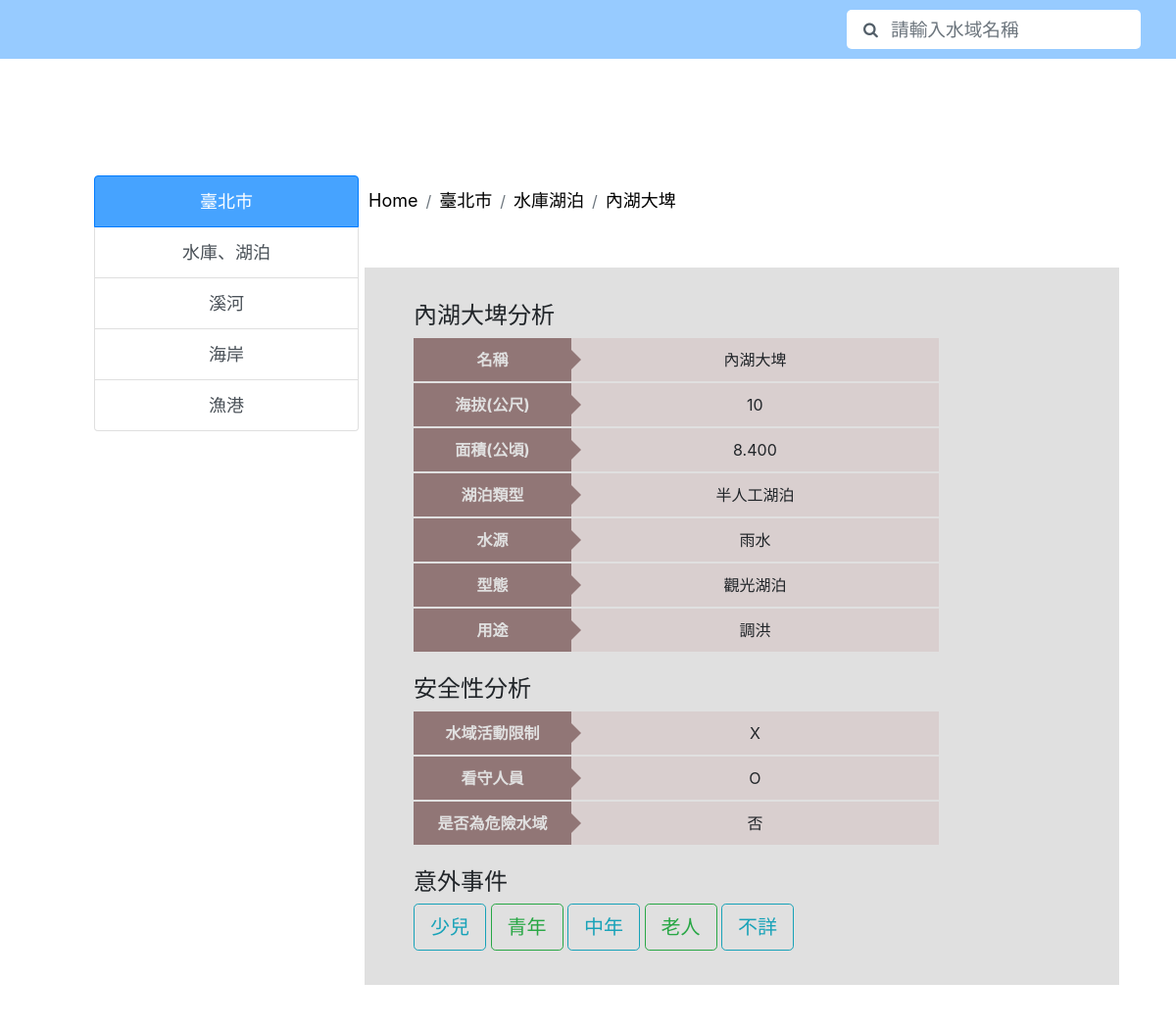
Page /waterweb1.0/location.php?area=臺北市&type=水庫湖泊&location=內湖大埤 on the committed database.
### waterweb1.0/pdo.php (called while the page is built, shortened)
<?php
	class mypdo extends PDO{
		function bindQuery($sql, array $bind = []){
			$this->_stmt = $this->prepare($sql);
			$this->_stmt->execute();
			return $this->_stmt->fetchAll(PDO::FETCH_ASSOC);
		}
	}
?>

### waterweb1.0/location.php (the view, shortened to what this page needs)
<?php
    require("pdo.php");
    $pdo = new mypdo();
    $watertype=$_GET["type"];
    if($watertype=="水庫湖泊"){
        $watertype="水庫及湖";
    }
    $area=$_GET["area"];
    $location=$_GET["location"];
    $sql = "SELECT * FROM ((`".$watertype."分析` LEFT JOIN `水域景點` ON ".$watertype."分析.水域ID = 水域景點.水域ID)
    LEFT JOIN `地理區域` ON 水域景點.區域ID = 地理區域.區域ID) WHERE `名稱`='".$location."' AND 地理區域.縣市名稱='".$area."'";
    $rows = $pdo->bindQuery($sql);
    $infoTable = "<h4>".$location."分析</h4><table>";
    $safeTable = "<h4>安全性分析</h4><table>";
    foreach($rows as $row){
        foreach($row as $key => $value){
            if($key!="水域ID" && $key!="區域ID" && $key!="縣市名稱" && $key!="地區")
            {
                if(!$value){
                    $infoTable .= "<tr>";
                    $infoTable .= "<th>".$key."</th>"."<td>No Data</td>";
                    $infoTable .= "</tr>";
                }
                else{
                    $infoTable .= "<tr>";
                    $infoTable .= "<th>".$key."</th>"."<td>".$value."</td>";
                    $infoTable .= "</tr>";
                }
            }
        }
    }
    $infoTable .= "</table>";
    $ssql = "SELECT 安全性.水域ID,安全性.水域活動限制,安全性.看守人員,安全性.是否為危險水域 FROM (((`".$watertype."分析` LEFT JOIN `水域景點` ON ".$watertype."分析.水域ID = 水域景點.水域ID) LEFT JOIN `地理區域` ON 水域景點.區域ID = 地理區域.區域ID) LEFT JOIN `安全性` ON ".$watertype."分析.水域ID =安全性.水域ID) WHERE ".$watertype."分析.名稱='".$location."' AND 地理區域.縣市名稱='".$area."'";
    $srows = $pdo->bindQuery($ssql);
    foreach($srows as $srow){
        foreach($srow as $key => $value){
            if($key!="水域ID")
            {
                $safeTable .= "<tr>";
                $safeTable .= "<th>".$key."</th>"."<td>".$value."</td>";
                $safeTable .= "</tr>";
            }
        }
    }
    $safeTable .= "</table>";
    if($watertype=="水庫及湖"){
        $watertype="水庫湖泊";
    }
?>
<!DOCTYPE html>
<html>
    <head>
        <link rel="stylesheet" href="https://cdn.jsdelivr.net/npm/bootstrap@4.3.1/dist/css/bootstrap.min.css">
        <link rel="stylesheet" href="location.css">
        <link rel="stylesheet" href="search.css">
        <link href="//maxcdn.bootstrapcdn.com/font-awesome/4.1.0/css/font-awesome.min.css" rel="stylesheet">
        <link href="//maxcdn.bootstrapcdn.com/font-awesome/4.1.0/css/font-awesome.min.css" rel="stylesheet">
        <link rel="stylesheet" href="search.css">
    </head>
    <body>
        <nav class="navbar navbar-light" style="background-color: #97CBFF;height: 60px">
            <form class="form-inline" style="position: absolute;right: 3%;">
               <span class="icon"><i class="fa fa-search"></i></span>
               <input class="form-control mr-sm-2"  type="search" placeholder="請輸入水域名稱" aria-label="Search" name="search-text" id="search-text"/>
            </form>
            <div class="search">
            </div>
        </nav>
        <div class="list-group" style="width:270px ;font-size:large;text-align:center;position:absolute;left:8%;top:17%">
            <li class="list-group-item list-group-item-action active" style="background-color: #46A3FF;"><?php echo $area ?></li>
            <a href="type.php?area=<?=$area?>&type=水庫湖泊" class="list-group-item list-group-item-action">水庫、湖泊</a>
            <a href="type.php?area=<?=$area?>&type=溪河" class="list-group-item list-group-item-action">溪河</a>
            <a href="type.php?area=<?=$area?>&type=海岸" class="list-group-item list-group-item-action">海岸</a>
            <a href="type.php?area=<?=$area?>&type=漁港" class="list-group-item list-group-item-action">漁港</a>
        </div>
        <div style="position:absolute;left:30%;top:17%">
            <nav aria-label="breadcrumb">
                <ol class="breadcrumb" style="background-color:white;">
                    <li class="breadcrumb-item"><a href="Home.php" style="color:black;font-size:large">Home</a></li>
                    <li class="breadcrumb-item"><a href="water.php?area=<?=$area?>" style="color:black;font-size:large"><?php echo $area ?></a></li>
                    <li class="breadcrumb-item"><a href="type.php?area=<?=$area?>&type=<?=$watertype?>" style="color:black;font-size:large"><?php echo $watertype?></a></li>
                    <li class="breadcrumb-item"><a href="location.php?area=<?=$area?>&type=<?=$watertype?>&location=<?=$location?>" style="color:black;font-size:large"><?php echo $location?></a></li>
                </ol>
            </nav>
        </div>
        <div style="background-color:#E0E0E0;width:770px;height:auto;position:absolute;top:26%;left:31%;">
            <div style="margin:35px 50px;">
                <?php
                    echo $infoTable
                ?>
                <br />
                <?php
                    echo $safeTable
                ?>
                <br />
                <div>
                    <h4>意外事件</h4>
                    <a href="accident.php?area=<?=$area?>&type=<?=$watertype?>&location=<?=$location?>&age=少兒"><button type="button" class="btn btn-outline-info btn-lg">少兒</button></a>
                    <a href="accident.php?area=<?=$area?>&type=<?=$watertype?>&location=<?=$location?>&age=青年"><button type="button" class="btn btn-outline-success btn-lg">青年</button></a>
                    <a href="accident.php?area=<?=$area?>&type=<?=$watertype?>&location=<?=$location?>&age=中年"><button type="button" class="btn btn-outline-info btn-lg">中年</button></a>
                    <a href="accident.php?area=<?=$area?>&type=<?=$watertype?>&location=<?=$location?>&age=老人"><button type="button" class="btn btn-outline-success btn-lg">老人</button></a>
                    <a href="accident.php?area=<?=$area?>&type=<?=$watertype?>&location=<?=$location?>&age=不詳"><button type="button" class="btn btn-outline-info btn-lg">不詳</button></a>
                </div>
            </div>
            <div style="background-color:#FFFFFF;"><br /><br /></div>
        </div>
    </body>
</html>

### waterweb1.0/location.css (style rules this page uses)
table { width: 80%; border-collapse: collapse; }
table tr { border-bottom: solid 2px #E0E0E0; }
table tr:last-child { border-bottom: none; }
table th { position: relative; width: 30%; background-color: #917676; color: #E0E0E0; text-align: center; padding: 10px 0; }
table th:after { display: block; content: ""; width: 0px; height: 0px; position: absolute; top: calc(50% - 10px); right: -10px; border-left: 10px solid #917676; border-top: 10px solid transparent; border-bottom: 10px solid transparent; }
table td { text-align: left; width: 70%; text-align: center; background-color: #d9cfcf; padding: 10px 10px; }

### waterweb1.0/search.css (style rules this page uses)
.form-inline input#search-text { position: absolute; width: 100%; height: 40px; border: none; font-size: 14pt; float: left; padding-left: 45px; -webkit-border-radius: 5px; -moz-border-radius: 5px; border-radius: 5px; }
.form-inline .icon { position: absolute; margin-left: 17px; z-index: 1; color: #4f5b66fb; }
.form-inline { width: 300px; white-space: nowrap; position: relative; }
.search { z-index:1000000000; width: 300px; height: 100%; position: absolute; top: 50px; right: 3%; border: none; border-radius: 5px; }

### rows in the picture
水庫及湖分析: key "名稱", 名稱 "內湖大埤", key "海拔(公尺)", value "10", key "面積(公頃)", value "8.400", key "湖泊類型", 湖泊類型 "半人工湖泊", key "水源", 水源 "雨水", key "型態", 型態 "觀光湖泊", key "用途", 用途 "調洪"
安全性: key "水域活動限制", 水域活動限制 "X", key "看守人員", 看守人員 "O", key "是否為危險水域", 是否為危險水域 "否"

### other values in the picture
$area "臺北市"
$watertype "水庫湖泊"
$location "內湖大埤"
